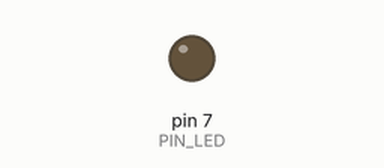
Bench run of a sketch on a simulated Arduino Uno, built with avr-gcc and run on an emulated ATmega328P. Shown: output pins drawn as LEDs (lit = HIGH). Dashed ring = blinking. What the sketch prints to the serial monitor is not drawn.

Above: at 0.5 s.
At 2.05 s:
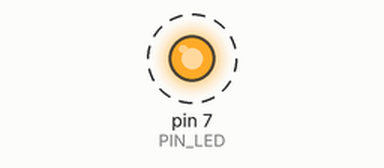
Timing chart, 0 to 3.0 s (numbered marks = the images above):
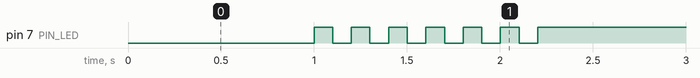

Measured:
- by itself, pin 7 (PIN_LED): alternates HIGH for 0.10 s and LOW for 0.10 s, 13 changes in all, then stays HIGH

The sketch:

05_practice_2.ino.ino
```cpp
# define PIN_LED 7
unsigned int count, toggle;

void setup() {
  pinMode(PIN_LED, OUTPUT);
  Serial.begin(115200);
  while (!Serial) {
    ;
  }
  Serial.println("Hello World!");
  count = toggle = 1;
  digitalWrite(PIN_LED, toggle);
}

void loop() {
  count = toggle = 1;
  Serial.println(--count);
  toggle = toggle_state(count);
  digitalWrite(PIN_LED, toggle);
  delay(1000);
  for( int i = 0; i <= 5; i++) {
  Serial.println(--count);
  toggle = toggle_state(count);
  digitalWrite(PIN_LED, toggle);
  delay(100);
  Serial.println(++count);
  toggle = toggle_state(count);
  digitalWrite(PIN_LED, toggle);
  delay(100);
  }
 while(1){
    count = 1;
    Serial.println(count);
    toggle = toggle_state(count);
    digitalWrite(PIN_LED, toggle);
  }
}


int toggle_state(int togle) {
  return togle;
}
```
